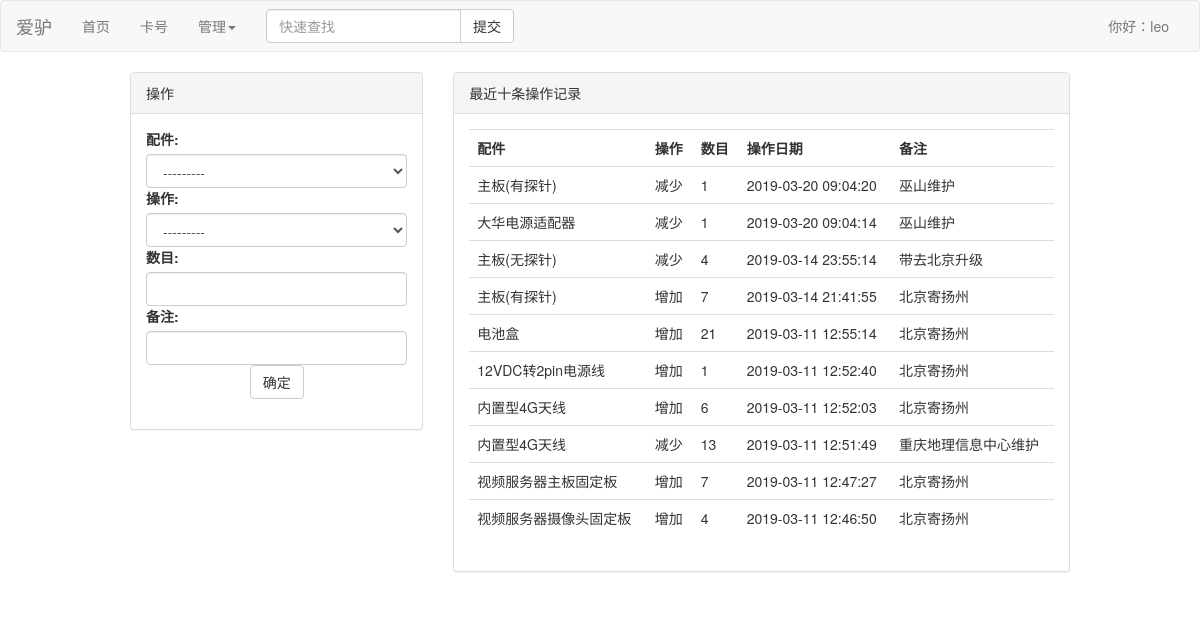
Screenshot of /operate/ (signed in) with the database file from the repository.
### store/models.py (models this page shows, shortened)
class Operation(models.Model):
    OPERATIONS = (('plus', '增加'), ('minus', '减少'))
    item = models.ForeignKey(Item, on_delete=models.DO_NOTHING, verbose_name='配件')
    operate = models.CharField(max_length=8, choices=OPERATIONS, verbose_name='操作')
    num = models.IntegerField(verbose_name='数目')
    operated_time = models.DateTimeField(auto_now_add=True, verbose_name='操作日期')
    note = models.CharField(max_length=128, verbose_name='备注')
    class Meta:
        verbose_name = '操作记录'
        verbose_name_plural = verbose_name
        ordering = ('-operated_time',)

class Item(models.Model):
    CHOICES = (('YZ', '扬州'), ('BJ', '北京'), ('CQ', '重庆'))
    name = models.CharField(max_length=30, verbose_name='配件名')
    qty = models.IntegerField(verbose_name='数量')
    city = models.CharField(max_length=8, choices=CHOICES, verbose_name='城市')
    who_does = models.ForeignKey(User, on_delete=models.DO_NOTHING, verbose_name='操作人')
    note = models.CharField(max_length=128, verbose_name='备注')
    modify_date = models.DateTimeField(auto_now=True, verbose_name='修改日期')
    def __str__(self):
        return self.name
    class Meta:
        verbose_name = "配件"
        verbose_name_plural = verbose_name
        ordering=['qty']

### store/views.py (the view)
# urls.py: path('operate/', views.do_operate, name='do_operate'),
@login_required
def do_operate(request):
    operations = Operation.objects.all()[:10]
    if request.method == 'POST':
        operate_form = OperateForm(request.POST)
        if operate_form.is_valid():
            operate_item = operate_form.cleaned_data['item']
            operate = operate_form.cleaned_data['operate']
            num = operate_form.cleaned_data['num']
            note = operate_form.cleaned_data['note']
            item = Item.objects.get(name=operate_item)
            item_qty = item.qty
            if operate == 'plus':
                item.qty += num
                item.save()
                operation = {
                    'item': operate_item,
                    'operate': operate,
                    'num': num,
                    'note': note,
                }
                Operation.objects.create(**operation)
            else:
                if num > item_qty:
                    messages.warning(request, '减少数量不能大于库存')
                else:
                    item.qty -= num
                    item.save()
                    operation = {
                        'item': operate_item,
                        'operate': operate,
                        'num': num,
                        'note': note,
                    }
                    Operation.objects.create(**operation)
    else:
        operate_form = OperateForm()
    context = {
        'operations': operations,
        'operate_form': operate_form,
    }
    return render(request, 'store/operate.html', context)

### store/forms.py
class OperateForm(forms.ModelForm):
    class Meta:
        model = Operation
        fields = ('item', 'operate', 'num', 'note')
        widgets = {
            'item': forms.Select(
                attrs={
                    'class': 'form-control',
                }
            ),
            'operate': forms.Select(
                attrs={
                    'class': 'form-control',
                }
            ),
            'num': forms.NumberInput(
                attrs={
                    'class': 'form-control',
                    'autocomplete': 'off',
                }
            ),
            'note': forms.TextInput(
                attrs={
                    'class': 'form-control',
                }
            )
        }

### store/templates/store/operate.html (shortened to what this page needs)
{%  extends 'base.html' %}
{% block content %}
<div class="container-fluid">
    <div class="row">
        <div class="col-sm-4 col-xs-12">
            <div class="panel panel-default">
                <div class="panel-heading">操作</div>
                <div class="panel-body">
                    <form action="{% url 'do_operate' %}" method="post">
                        <div class="form-group">
                            {{ operate_form }}
                            <button type="submit" class="btn btn-default center-block">确定</button>
                        </div>
                    </form>
                </div>
            </div>
        </div>
        <div class="col-md-8 col-xs-12">
            <div class="panel panel-default">
                <div class="panel-heading">最近十条操作记录</div>
                <div class="panel-body">
                    <table class="table">
                        <tr>
                            <th>配件</th>
                            <th>操作</th>
                            <th>数目</th>
                            <th>操作日期</th>
                            <th>备注</th>
                        </tr>
                        {% for operation in operations %}
                        <tr>
                            <td>{{ operation.item }}</td>
                            <td>{{ operation.get_operate_display }}</td>
                            <td>{{ operation.num }}</td>
                            <td>{{ operation.operated_time|date:"Y-m-d H:i:s" }}</td>
                            <td>{{ operation.note }}</td>
                        </tr>
                        {% empty %}
                        <tr>暂无记录</tr>
                        {% endfor %}
                    </table>
                </div>
            </div>
        </div>
    </div>
</div>
{% endblock %}

### templates/base.html (shortened to what this page needs)
<!DOCTYPE html>
<html>
<head>
    <link href="https://cdn.jsdelivr.net/npm/bootstrap@3.3.7/dist/css/bootstrap.min.css" rel="stylesheet">
</head>
<body>
<div class="navbar navbar-default">
    <div class="container-fluid">
        <div class="navbar-header">
            <a class="navbar-brand" href="{% url 'show' %}">爱驴</a>
        </div>
        <div class="collapse navbar-collapse" id="manage">
            <ul class="nav navbar-nav">
                <li class="{% block first_active %}active{% endblock %}">
                    <a href="{% url 'show' %}">首页</a></li>
                <li>
                    <a href="{% url 'card_record' %}">卡号</a>
                </li>
                <li class="dropdown">
                  <a href="#" class="dropdown-toggle" data-toggle="dropdown" role="button" aria-haspopup="true" aria-expanded="false">管理<span class="caret"></span></a>
                </li>
            </ul>
            <form class="navbar-form navbar-left" method="post" action="/search/">
                <div class="input-group">
                    <input type="text" class="form-control" placeholder="快速查找" name="search_input">
                    <span class="input-group-btn">
                    <button type="submit" class="btn btn-default">提交</button>
                    </span>
                </div>
            </form>
            <ul class="nav navbar-nav navbar-right">
                {% if request.user.is_authenticated %}
                <li><a href="/admin/">你好：{{ request.user.username }}</a></li>
                {% else %}
                <li><a href="{% url 'do_login' %}?from={{ request.get_full_path }}">登录</a></li>
                {% endif %}
            </ul>
        </div>
    </div>
</div>
<div class="container-fluid">
    <div class="row">
        <div class="col-xs-12 col-md-10 col-md-offset-1">
            {% block content %}
            {% endblock %}
        </div>
    </div>
    <div class="row">
        <div class="col-xs-12 col-md-10 col-md-offset-1">
        </div>
    </div>
</div>
</body>
</html>

### templates/base.html (style rules this page uses)
ul { margin: 0; padding: 0; list-style-type: none; color: #ff0000; }

### rows the page displays
Operation: item "主板(有探针)", operate "减少", num "1", operated_time "2019-03-20 09:04:20", note "巫山维护"
Operation: item "大华电源适配器", operate "减少", num "1", operated_time "2019-03-20 09:04:14", note "巫山维护"
Operation: item "主板(无探针)", operate "减少", num "4", operated_time "2019-03-14 23:55:14", note "带去北京升级"
Operation: item "主板(有探针)", operate "增加", num "7", operated_time "2019-03-14 21:41:55", note "北京寄扬州"
Operation: item "电池盒", operate "增加", num "21", operated_time "2019-03-11 12:55:14", note "北京寄扬州"
Operation: item "12VDC转2pin电源线", operate "增加", num "1", operated_time "2019-03-11 12:52:40", note "北京寄扬州"
Operation: item "内置型4G天线", operate "增加", num "6", operated_time "2019-03-11 12:52:03", note "北京寄扬州"
Operation: item "内置型4G天线", operate "减少", num "13", operated_time "2019-03-11 12:51:49", note "重庆地理信息中心维护"
Operation: item "视频服务器主板固定板", operate "增加", num "7", operated_time "2019-03-11 12:47:27", note "北京寄扬州"
Operation: item "视频服务器摄像头固定板", operate "增加", num "4", operated_time "2019-03-11 12:46:50", note "北京寄扬州"

### other values shown
{{ request.user.username }} "leo"
